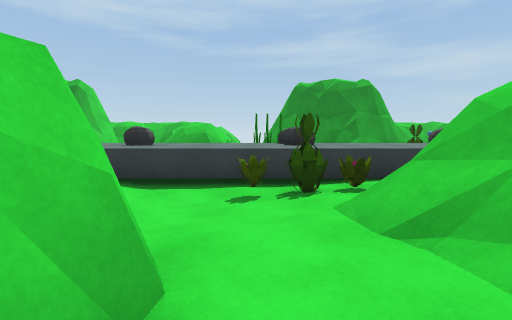
[1] (above)

18 first-person views from a walk through a 3-D level made in the Unity game engine. The camera is 1.2 m above the floor, tilts 6° down and sees 90° across. The floor is counted in squares, 2 m on a side. Each view is taken from the middle of a square. On the plan, view 1 faces up. The plan holds only what a view shows up to about 9 squares ahead; the rest is blank. The place goes on beyond the plan. The player is left out.

[2]
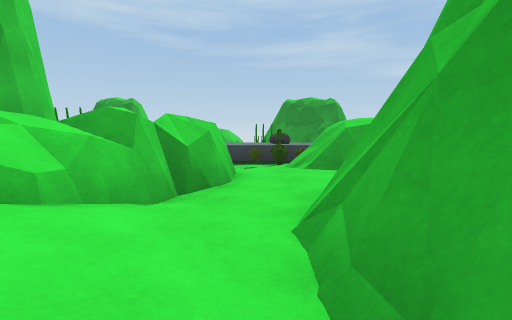

[3]
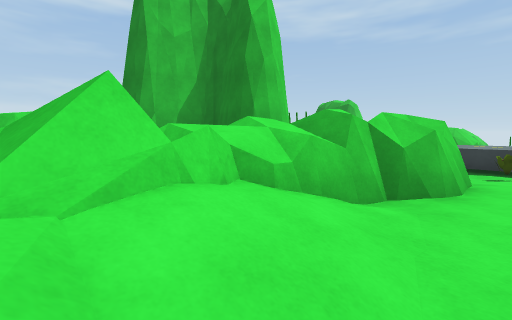

[4]
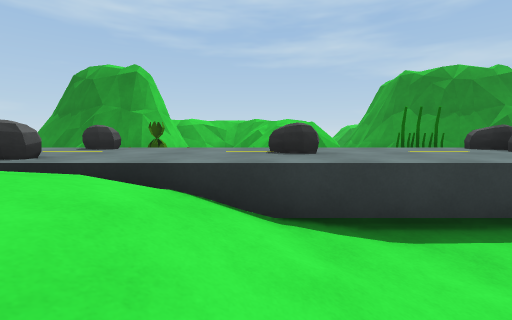

[5]
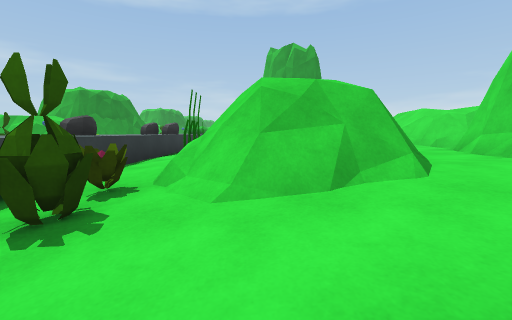

[6]
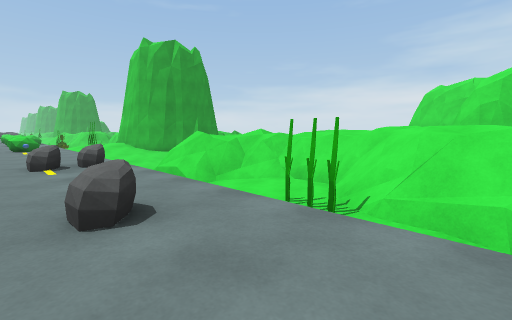

[7]
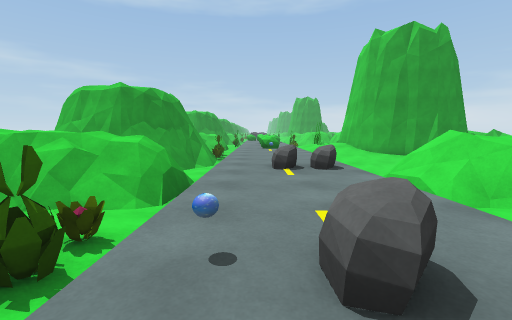

[8]
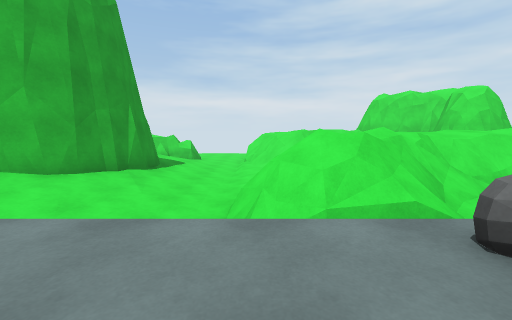

[9]
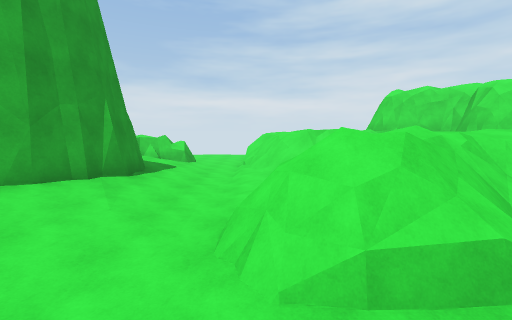

[10]
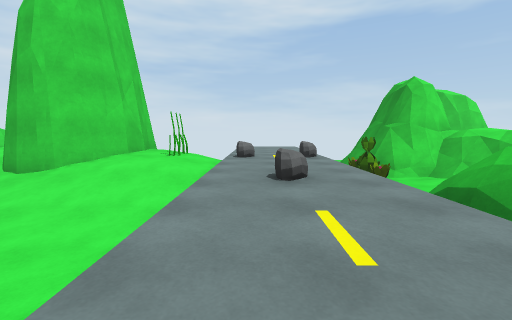

[11]
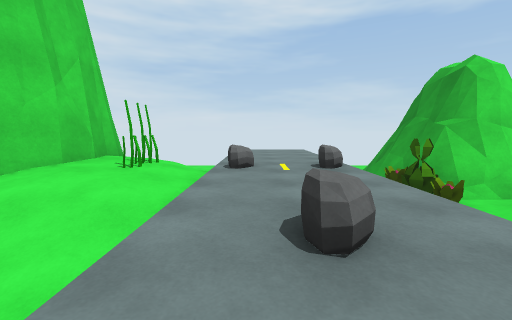

[12]
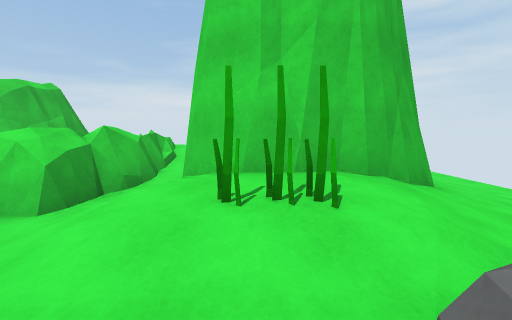

[13]
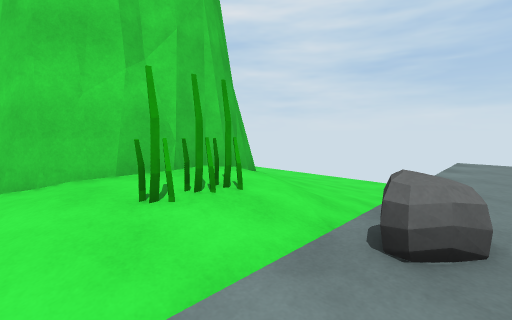

[14]
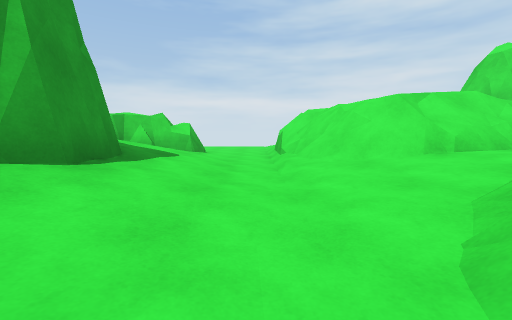

[15]
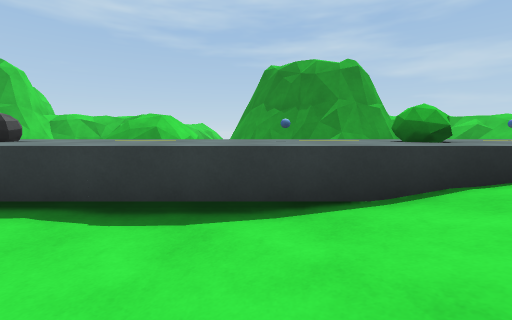

[16]
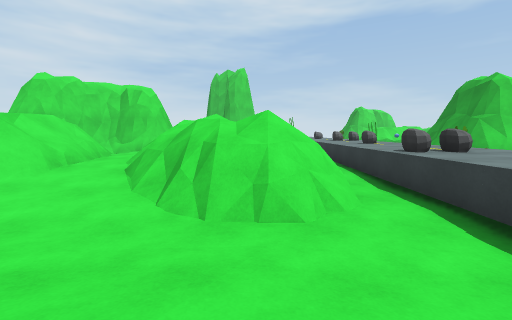

[17]
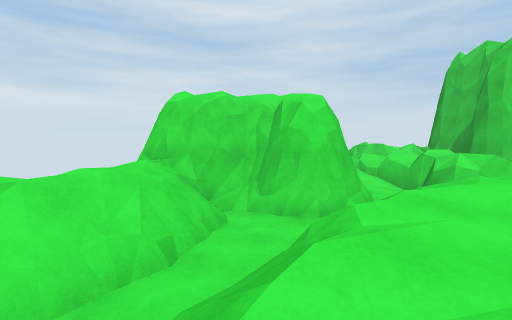

[18]
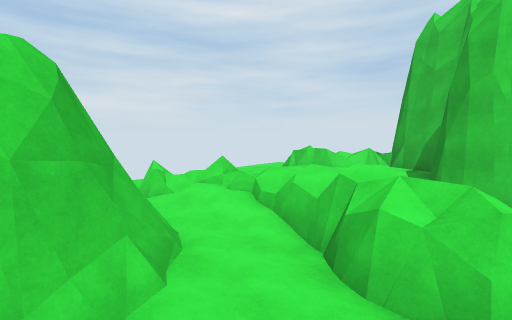

### Floor plan
Key: @ floor where view 1 was taken; # wall or solid block; x gap in a wall; . main floor; : floor 0.25 m higher than the main floor; - floor 0.25 m lower than the main floor; _ floor 0.5 m lower than the main floor; < floor 0.75 m lower than the main floor; ( floor 1 m lower than the main floor; + floor 1.25 m higher than the main floor; ! floor 1.25 m lower than the main floor; / step, stairs or slope; = window, fence, low wall or low ledge; ^ raised ledge; v drop or lower ground; P plant; R rock; B orb; U bush; O other object.
Columns run from 10 left of view 1 to 13 right of it. Each row starts with its distance up from view 1.
  9  #####vvvv #####vv^v ###
  8  vv##PPvvv  v##PPvvvvvv#
  7  vv vvvvvvvv  vvvvvvvvvv
  6 ....R......R..B.........
  5 ////R...R.....R..R/..O.U
  4 /////-//////////////////
  3 !!</.:./!!PP/#<<(/==!!<
  2 !(</##./!!(=//=////=!(</
  1 !(/####/##<=//////==!(/#
  0 !( ####(##@_/=////(!!(##
 -1 !( #:: /#/<///____<(!(#
 -2    #^: /#__###</////!(/
 -3     ^^::=/_###//++//!(</
 -4      ^::==/  ##/= +=!!</
 -5          /=   ## x//!!##
 -6                    =!!
 -7                     !!

Positions as (right, up) in squares from view 1, and headings:
1: (0, 0), facing up
2: (0, -4), facing up
3: (0, -4), facing up-left
4: (-3, 2), facing up
5: (-1, 2), facing right
6: (2, 6), facing down-right
7: (3, 6), facing right
8: (9, 6), facing down
9: (9, 5), facing down
10: (1, 5), facing left
11: (-1, 5), facing left
12: (-5, 5), facing down
13: (-4, 5), facing down-left
14: (10, 2), facing down
15: (11, 2), facing up
16: (12, 2), facing left
17: (7, 1), facing down-left
18: (2, 1), facing down-left
